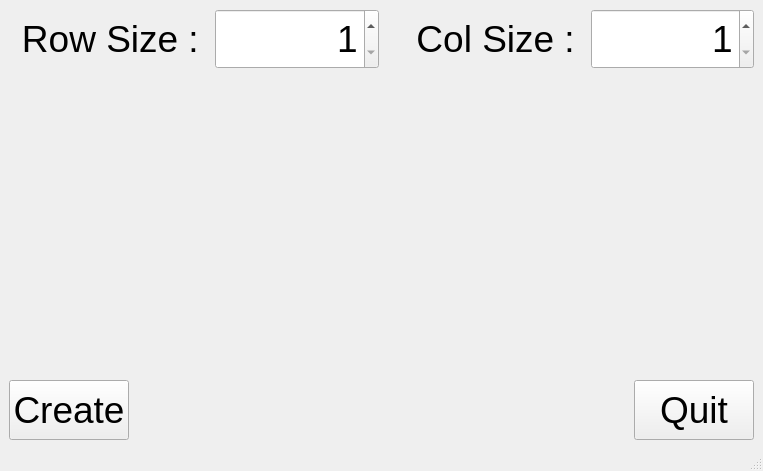
<?xml version="1.0" encoding="UTF-8"?>
<ui version="4.0">
 <class>MainWindow</class>
 <widget class="QMainWindow" name="MainWindow">
  <property name="geometry">
   <rect>
    <x>0</x>
    <y>0</y>
    <width>763</width>
    <height>471</height>
   </rect>
  </property>
  <property name="windowTitle">
   <string>MainWindow</string>
  </property>
  <widget class="QWidget" name="centralwidget">
   <layout class="QHBoxLayout" name="horizontalLayout_3">
    <item>
     <layout class="QVBoxLayout" name="verticalLayout">
      <item>
       <layout class="QHBoxLayout" name="horizontalLayout">
        <item>
         <widget class="QLabel" name="label_row">
          <property name="minimumSize">
           <size>
            <width>200</width>
            <height>60</height>
           </size>
          </property>
          <property name="font">
           <font>
            <pointsize>28</pointsize>
           </font>
          </property>
          <property name="text">
           <string>Row Size : </string>
          </property>
          <property name="alignment">
           <set>Qt::AlignRight|Qt::AlignTrailing|Qt::AlignVCenter</set>
          </property>
         </widget>
        </item>
        <item>
         <widget class="QSpinBox" name="spinBox_row">
          <property name="minimumSize">
           <size>
            <width>150</width>
            <height>60</height>
           </size>
          </property>
          <property name="font">
           <font>
            <pointsize>28</pointsize>
           </font>
          </property>
          <property name="alignment">
           <set>Qt::AlignRight|Qt::AlignTrailing|Qt::AlignVCenter</set>
          </property>
          <property name="minimum">
           <number>1</number>
          </property>
          <property name="maximum">
           <number>50</number>
          </property>
         </widget>
        </item>
        <item>
         <widget class="QLabel" name="label_col">
          <property name="minimumSize">
           <size>
            <width>200</width>
            <height>60</height>
           </size>
          </property>
          <property name="font">
           <font>
            <pointsize>28</pointsize>
           </font>
          </property>
          <property name="text">
           <string>Col Size : </string>
          </property>
          <property name="alignment">
           <set>Qt::AlignRight|Qt::AlignTrailing|Qt::AlignVCenter</set>
          </property>
         </widget>
        </item>
        <item>
         <widget class="QSpinBox" name="spinBox_col">
          <property name="minimumSize">
           <size>
            <width>150</width>
            <height>60</height>
           </size>
          </property>
          <property name="font">
           <font>
            <pointsize>28</pointsize>
           </font>
          </property>
          <property name="alignment">
           <set>Qt::AlignRight|Qt::AlignTrailing|Qt::AlignVCenter</set>
          </property>
          <property name="minimum">
           <number>1</number>
          </property>
          <property name="maximum">
           <number>50</number>
          </property>
         </widget>
        </item>
       </layout>
      </item>
      <item>
       <widget class="QWidget" name="widget_array" native="true">
        <property name="minimumSize">
         <size>
          <width>600</width>
          <height>250</height>
         </size>
        </property>
       </widget>
      </item>
      <item>
       <layout class="QHBoxLayout" name="horizontalLayout_2">
        <item>
         <widget class="QPushButton" name="pushButton_create">
          <property name="enabled">
           <bool>true</bool>
          </property>
          <property name="minimumSize">
           <size>
            <width>120</width>
            <height>60</height>
           </size>
          </property>
          <property name="font">
           <font>
            <pointsize>28</pointsize>
            <kerning>true</kerning>
           </font>
          </property>
          <property name="text">
           <string>Create</string>
          </property>
         </widget>
        </item>
        <item>
         <spacer name="horizontalSpacer">
          <property name="orientation">
           <enum>Qt::Horizontal</enum>
          </property>
          <property name="sizeHint" stdset="0">
           <size>
            <width>40</width>
            <height>20</height>
           </size>
          </property>
         </spacer>
        </item>
        <item>
         <widget class="QPushButton" name="pushButton_quit">
          <property name="enabled">
           <bool>true</bool>
          </property>
          <property name="minimumSize">
           <size>
            <width>120</width>
            <height>60</height>
           </size>
          </property>
          <property name="font">
           <font>
            <pointsize>28</pointsize>
            <kerning>true</kerning>
           </font>
          </property>
          <property name="text">
           <string>Quit</string>
          </property>
         </widget>
        </item>
       </layout>
      </item>
     </layout>
    </item>
   </layout>
  </widget>
  <widget class="QMenuBar" name="menubar">
   <property name="geometry">
    <rect>
     <x>0</x>
     <y>0</y>
     <width>763</width>
     <height>24</height>
    </rect>
   </property>
  </widget>
  <widget class="QStatusBar" name="statusbar"/>
 </widget>
 <resources/>
 <connections>
  <connection>
   <sender>pushButton_quit</sender>
   <signal>released()</signal>
   <receiver>MainWindow</receiver>
   <slot>close()</slot>
   <hints>
    <hint type="sourcelabel">
     <x>626</x>
     <y>97</y>
    </hint>
    <hint type="destinationlabel">
     <x>681</x>
     <y>168</y>
    </hint>
   </hints>
  </connection>
 </connections>
</ui>
